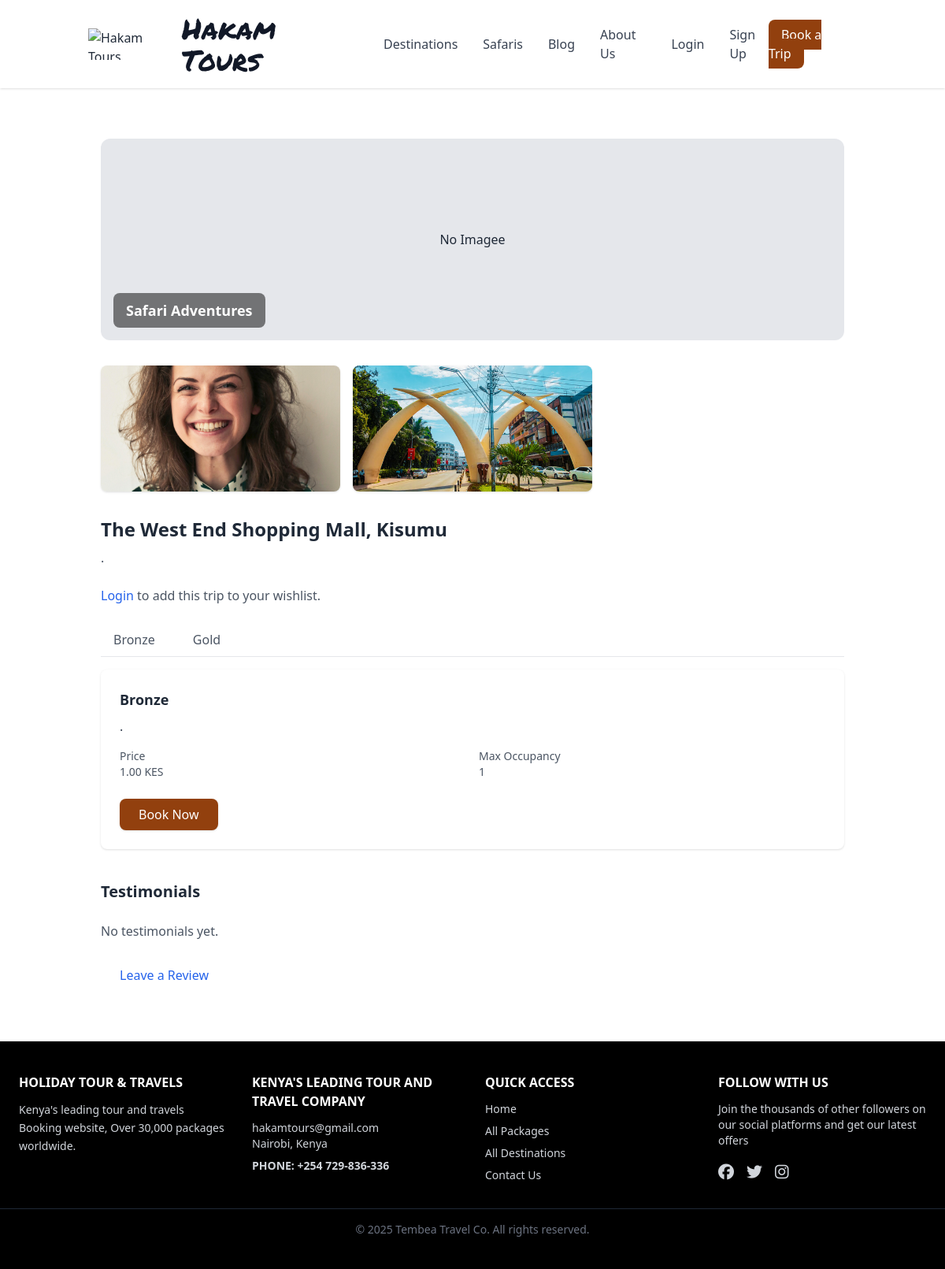
The page /trips/the-west-end-shopping-mall-kisumu/ on the database its author committed.
### trips/models.py (models this page shows, shortened)
class TripImage(models.Model):
    trip = models.ForeignKey(Trip, on_delete=models.CASCADE, related_name="images")
    image = models.ImageField(upload_to="trip_images/")

class Trip(models.Model):
    category = models.ForeignKey(Category, on_delete=models.CASCADE, related_name="trips")
    title = models.CharField(max_length=200)
    slug = models.SlugField(unique=True, blank=True)
    description = models.TextField()
    start_date = models.DateField()
    end_date = models.DateField()
    is_current = models.BooleanField(default=True)  # controls current/past display
    cover_image = models.ImageField(upload_to="trips/covers/", blank=True, null=True)
    wishlisted_by = models.ManyToManyField(settings.AUTH_USER_MODEL,related_name="wishlisted_trips",blank=True)
    created_at = models.DateTimeField(auto_now_add=True)
    is_hot = models.BooleanField(default=False, help_text="Mark as hot trip to feature on home page")
    class Meta:
        ordering = ["-start_date"]

class Package(models.Model):
    trip = models.ForeignKey(Trip, on_delete=models.CASCADE, related_name="packages")
    name = models.CharField(max_length=100)
    description = models.TextField(blank=True)
    price = models.DecimalField(max_digits=10, decimal_places=2)
    max_people = models.PositiveIntegerField(default=1)
    included = models.TextField(
        blank=True,
        help_text="Enter one item per line for things included in this package"
    )
    excluded = models.TextField(
        blank=True,
        help_text="Enter one item per line for things NOT included in this package"
    )
    def get_included_list(self):
        return [item.strip() for item in self.included.splitlines() if item.strip()]
    def get_excluded_list(self):
        return [item.strip() for item in self.excluded.splitlines() if item.strip()]

### trips/views.py (the view)
# urls.py: path("<slug:slug>/", TripDetailView.as_view(), name="trip_detail"),  # keep slug last
class TripDetailView(DetailView):
    model = Trip
    template_name = "trips/trip_detail.html"
    slug_field = "slug"
    slug_url_kwarg = "slug"
    def get_context_data(self, **kwargs):
        ctx = super().get_context_data(**kwargs)
        trip = self.object
        ctx["packages"] = trip.packages.all()
        ctx["images"] = trip.images.all()  # 👈 New: all gallery photos
        ctx["testimonials"] = (
            getattr(trip, "testimonials", []).all()
            if hasattr(trip, "testimonials")
            else []
        )
        return ctx

### templates/trips/trip_detail.html (shortened to what this page needs)
{% extends "base.html" %}
{% block content %}
<div class="max-w-5xl mx-auto px-4 py-8">
  <div class="relative rounded-xl overflow-hidden mb-8">
    {% if trip.cover_image %}
      <img src="{{ trip.cover_image.url }}" alt="{{ trip.title }}" class="w-full h-64 object-cover">
    {% else %}
      <div class="w-full h-64 bg-gray-200 flex items-center justify-center">No Imagee</div>
    {% endif %}
    <div class="absolute bottom-4 left-4 bg-black bg-opacity-50 text-white px-4 py-2 rounded-lg">
      <h2 class="text-lg font-semibold">Safari Adventures</h2>
    </div>
  </div>
{% if images %}
  <div class="grid grid-cols-2 md:grid-cols-3 gap-4 mb-8">
    {% for photo in images %}
      <a href="{{ photo.image.url }}"
         data-lightbox="trip-gallery"
         data-title="{{ photo.caption|default:trip.title }}">
        <img src="{{ photo.image.url }}"
             alt="{{ trip.title }}"
             class="w-full h-40 object-cover rounded-lg shadow">
      </a>
    {% endfor %}
  </div>
{% endif %}
  <h1 class="text-2xl font-bold mb-2">{{ trip.title }}</h1>
  <p class="text-gray-600 mb-6">{{ trip.description }}</p>
  {% if user.is_authenticated %}
    <form action="{% url 'trips:toggle_wishlist' trip.id %}" method="post" class="mb-6">
      {% csrf_token %}
      {% if user in trip.wishlisted_by.all %}
        <button type="submit" class="px-4 py-2 rounded-lg bg-yellow-400 text-white font-medium shadow">
          ★ Remove from Wishlist
        </button>
      {% else %}
        <button type="submit" class="px-4 py-2 rounded-lg bg-gray-200 text-gray-700 font-medium hover:bg-gray-300 shadow">
          ☆ Add to Wishlist
        </button>
      {% endif %}
    </form>
  {% else %}
    <p class="mb-6 text-gray-600"><a href="{% url 'login' %}" class="text-blue-600 font-medium">Login</a> to add this trip to your wishlist.</p>
  {% endif %}
 <div>
  <ul class="flex border-b mb-4">
    {% for pkg in packages %}
      <li class="-mb-px mr-4">
        <a href="#pkg{{ pkg.id }}"
           class="tab-link inline-block py-2 px-4 text-gray-600 hover:text-blue-600 border-b-2 border-transparent"
           data-target="pkg{{ pkg.id }}">
           {{ pkg.name }}
        </a>
      </li>
    {% endfor %}
  </ul>
  {% for pkg in packages %}
    <div id="pkg{{ pkg.id }}" class="tab-content hidden bg-white p-6 rounded-lg shadow mb-6">
      <h3 class="text-lg font-semibold mb-2">{{ pkg.name }}</h3>
      <p class="text-gray-700 mb-4">{{ pkg.description }}</p>
      <div class="grid grid-cols-2 gap-4 text-sm text-gray-600 mb-6">
        <div>
          <p class="font-medium">Price</p>
          <p>{{ pkg.price }} KES</p>
        </div>
        <div>
          <p class="font-medium">Max Occupancy</p>
          <p>{{ pkg.max_people }}</p>
        </div>
      </div>
      <div class="mt-6">
        <a href="{% url 'bookings:create' trip_slug=trip.slug package_id=pkg.id %}"
           class="inline-block px-6 py-2 bg-amber-800 text-white rounded-lg shadow hover:bg-blue-700">
          Book Now
        </a>
      </div>
    </div>
  {% endfor %}
</div>
  <h2 class="text-xl font-bold mt-10 mb-6">Testimonials</h2>
  <div class="space-y-8">
    {% for t in testimonials %}
      <article class="bg-white rounded-lg p-6 shadow-sm border">
        <div class="flex items-start space-x-4">
          {% if t.avatar %}
            <img src="{{ t.avatar.url }}" alt="{{ t.name }}" class="w-12 h-12 rounded-full object-cover">
          {% else %}
            <div class="w-12 h-12 rounded-full bg-gray-300 flex items-center justify-center text-gray-600">
              {{ t.name|slice:":1" }}
            </div>
          {% endif %}
          <div class="flex-1">
            <div class="flex items-center justify-between">
              <div>
                <p class="font-semibold text-gray-900">{{ t.name }}</p>
                <p class="text-sm text-gray-500">{{ t.created_at|date:"Y-m-d" }}</p>
              </div>
            </div>
            <div class="flex items-center mt-1">
              {% for i in "12345" %}
                {% if forloop.counter <= t.rating %}
                  <svg class="w-4 h-4 text-yellow-500" fill="currentColor" viewBox="0 0 20 20"><path d="M10 15l-5.878 3.09L5.82 12.18.944 8.09l6.08-.89L10 2l2.976 5.2 6.08.89-4.876 4.09 1.698 5.91z"/></svg>
                {% else %}
                  <svg class="w-4 h-4 text-gray-300" fill="currentColor" viewBox="0 0 20 20"><path d="M10 15l-5.878 3.09L5.82 12.18.944 8.09l6.08-.89L10 2l2.976 5.2 6.08.89-4.876 4.09 1.698 5.91z"/></svg>
                {% endif %}
              {% endfor %}
            </div>
            <p class="mt-3 text-gray-700">{{ t.comment }}</p>
            <div class="flex items-center space-x-6 mt-4 text-sm text-gray-500">
              <span class="flex items-center space-x-1">
                <svg class="w-4 h-4" fill="none" stroke="currentColor" stroke-width="2" viewBox="0 0 24 24">
                  <path d="M14 9l-5 5m0 0l-5-5m5 5V3"></path>
                </svg>
                <span>{{ t.likes|default:"0" }}</span>
              </span>
              <span class="flex items-center space-x-1">
                <svg class="w-4 h-4" fill="none" stroke="currentColor" stroke-width="2" viewBox="0 0 24 24">
                  <path d="M17 8h2a2 2 0 012 2v9a2 2 0 01-2 2H7l-4 4V10a2 2 0 012-2h2"></path>
                </svg>
                <span>{{ t.replies|default:"0" }}</span>
              </span>
            </div>
          </div>
        </div>
      </article>
    {% empty %}
      <p class="text-gray-600">No testimonials yet.</p>
    {% endfor %}
  </div>
  <div class="mt-6">
    <a href="{% url 'testimonials:create' trip_slug=trip.slug %}"
       class="inline-block px-6 py-2 text-blue-600 font-medium hover:underline">
      Leave a Review
    </a>
  </div>
</div>
{% endblock %}

### rows shown on the page
TripImage: image (picture)
TripImage: image (picture)
Trip: title "The West End Shopping Mall, Kisumu", description "."
Package: name "Bronze", description ".", price "1.00", max_people "1"
Package: name "Gold"
